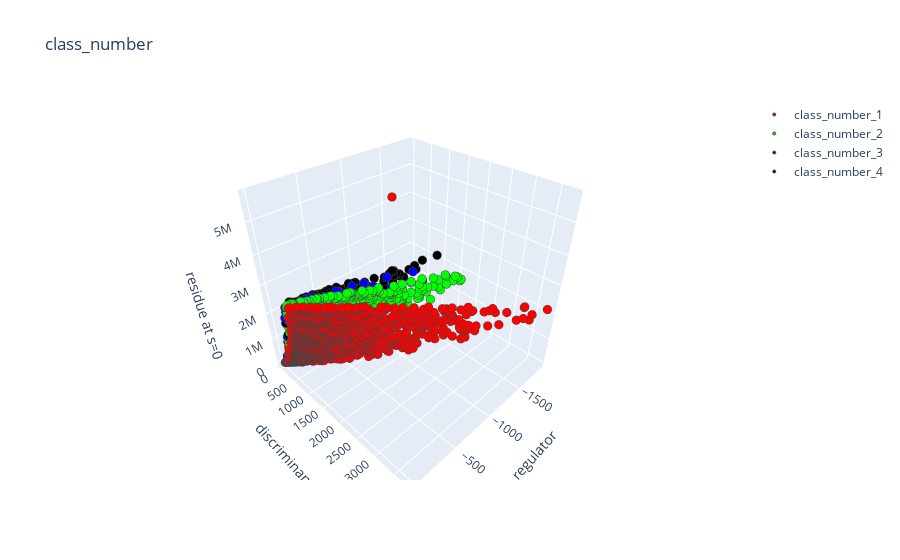

This figure's notebook cell:
### Markdown cell above
## Visualization

### Code cell
df_plot = df_all.sample(6000)

dr1 = go.Scatter3d(
    x=df_plot[df_plot['class_number'] == NEW_CLASS_NAME_ONE]['res_s=0'],
    y=df_plot[df_plot['class_number'] == NEW_CLASS_NAME_ONE]['regulator'],
    z=df_plot[df_plot['class_number'] == NEW_CLASS_NAME_ONE]['discriminant'],
    mode='markers',
    marker = dict(size=3,
                  color='rgb(255,0,0)',
                  line=dict(width=1)),
    name ='class_number_1'
)
dr2 = go.Scatter3d(
    x=df_plot[df_plot['class_number'] == NEW_CLASS_NAME_TWO]['res_s=0'],
    y=df_plot[df_plot['class_number'] == NEW_CLASS_NAME_TWO]['regulator'],
    z=df_plot[df_plot['class_number'] == NEW_CLASS_NAME_TWO]['discriminant'],
    mode='markers',
    marker = dict(size=3,
                  color='rgb(0,255,0)',
                  line=dict(width=1)),
    name ='class_number_2'
)
dr3 = go.Scatter3d(
    x=df_plot[df_plot['class_number'] == NEW_CLASS_NAME_THREE]['res_s=0'],
    y=df_plot[df_plot['class_number'] == NEW_CLASS_NAME_THREE]['regulator'],
    z=df_plot[df_plot['class_number'] == NEW_CLASS_NAME_THREE]['discriminant'],
    mode='markers',
    marker = dict(size=3,
                  color='rgb(0,0,255)',
                  line=dict(width=1)),
    name ='class_number_3'
)
dr4 = go.Scatter3d(
    x=df_plot[df_plot['class_number'] == NEW_CLASS_NAME_FOUR]['res_s=0'],
    y=df_plot[df_plot['class_number'] == NEW_CLASS_NAME_FOUR]['regulator'],
    z=df_plot[df_plot['class_number'] == NEW_CLASS_NAME_FOUR]['discriminant'],
    mode='markers',
    marker = dict(size=3,
                  color='rgb(0,0,0)',
                  line=dict(width=1)),
    name ='class_number_4'
)
data = [dr1, dr2, dr3, dr4]
layout = go.Layout(
    title='class_number',
    scene = dict(
        xaxis = dict(title='regulator'),
        yaxis = dict(title='discriminant'),
        zaxis = dict(title='residue at s=0'),)
)
fig = go.Figure(data=data, layout=layout)
py.iplot(fig, filename='class_number')

### Figure 1 — Plotly figure (JSON) as saved in the notebook; plotly's stock layout.template omitted (floating-point values rounded to 4 significant figures; data arrays with more than 128 entries replaced by an {"elided": "..."} marker saying what was removed)
{"data": [{"marker": {"color": "rgb(255,0,0)", "line": {"width": 1}, "size": 3}, "mode": "markers", "name": "class_number_1", "type": "scatter3d", "x": {"elided": "1534 float values"}, "y": {"elided": "1534 float values"}, "z": {"elided": "1534 int values"}}, {"marker": {"color": "rgb(0,255,0)", "line": {"width": 1}, "size": 3}, "mode": "markers", "name": "class_number_2", "type": "scatter3d", "x": {"elided": "1647 float values"}, "y": {"elided": "1647 float values"}, "z": {"elided": "1647 int values"}}, {"marker": {"color": "rgb(0,0,255)", "line": {"width": 1}, "size": 3}, "mode": "markers", "name": "class_number_3", "type": "scatter3d", "x": {"elided": "227 float values"}, "y": {"elided": "227 float values"}, "z": {"elided": "227 int values"}}, {"marker": {"color": "rgb(0,0,0)", "line": {"width": 1}, "size": 3}, "mode": "markers", "name": "class_number_4", "type": "scatter3d", "x": {"elided": "1019 float values"}, "y": {"elided": "1019 float values"}, "z": {"elided": "1019 int values"}}], "layout": {"scene": {"xaxis": {"title": {"text": "regulator"}}, "yaxis": {"title": {"text": "discriminant"}}, "zaxis": {"title": {"text": "residue at s=0"}}}, "title": {"text": "class_number"}}}
